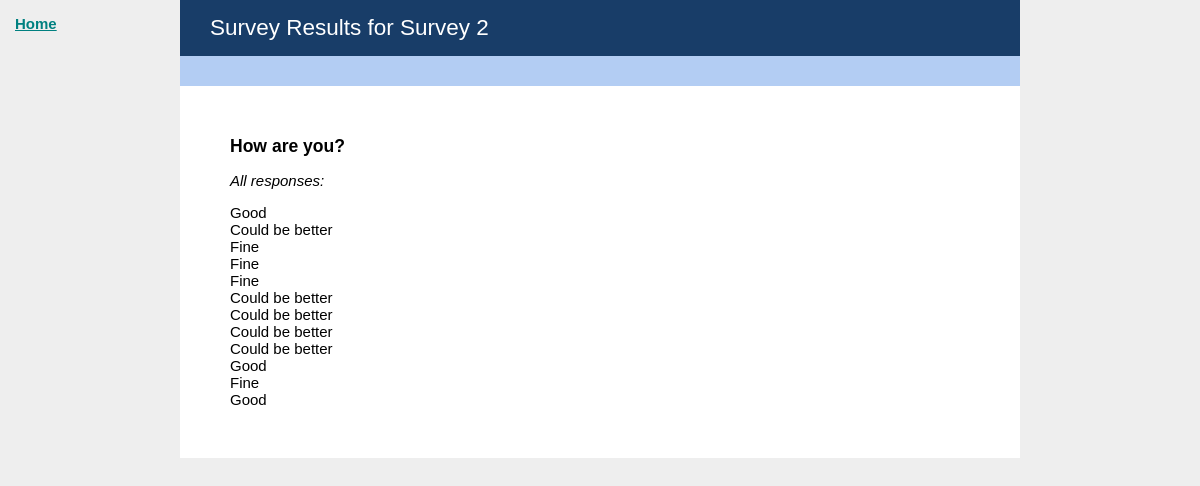
Screenshot of /results/2/ with the database file from the repository.
### core/models.py (models this page shows, shortened)
class Survey(models.Model):
    survey_id = models.AutoField(primary_key=True)
    survey_name = models.CharField(max_length=50)

class Question(models.Model):
    question_id = models.AutoField(primary_key=True)
    survey_id = models.ForeignKey('Survey')
    question_type = models.CharField(max_length=20)
    question_order = models.IntegerField()
    question_text = models.CharField(max_length=200, default="Question text.")
    class Meta:
        ordering = ['question_order']
    def getResponses(self):
        return Response.objects.all().filter(question_id = self.question_id)

class Response(models.Model):
    response_id = models.AutoField(primary_key=True)
    response_group_id = models.IntegerField(default=0)
    answer_id = models.ForeignKey('Answer')
    question_id = models.ForeignKey('Question')
    def getResponsesInGroup(self):
        return Response.objects.all().filter(response_group_id = self.response_group_id).filter(question_id = self.question_id)
    def __unicode__(self):
     return '%s' % (self.answer_id)

class Answer(models.Model):
    answer_id = models.AutoField(primary_key=True)
    question_id = models.ForeignKey('Question')
    answer_order = models.IntegerField(default=0)
    answer_text = models.CharField(max_length=200)
    class Meta:
        ordering = ['answer_order']
    def __unicode__(self):
        return self.answer_text

### core/views.py (the view)
# urls.py: url(r'^results/(?P<surveyID>[0-9]+)/$', core.views.view_results),
def view_results(request, surveyID):
    survey_obj = Survey.objects.raw('SELECT * FROM core_survey WHERE survey_id =  %s', [surveyID])[0]
    survey_questions = Question.objects.all().filter(survey_id=surveyID).order_by('question_order')
    showPopular = True if survey_obj.survey_id == 1 else False
    return render(request, 'results.html', { 'survey_data': survey_obj, 'survey_questions': survey_questions, 'showPopular':showPopular })

### betterhelp_exercise/templates/results.html (shortened to what this page needs)
{% extends "base.html" %}
{% block content %}
    <header>
        <h1>Survey Results for {{ survey_data.survey_name}}</h1>
    </header>
    <section>
    {% for question in survey_questions %}
        {% if question.question_text != "What is your gender?" %}
            <h3>{{ question.question_text }}</h3>
            {% if showPopular %}
                <p>
                    <em>Most popular answer for males:</em> {% for answer in question.getMostPopMaleAnswer %} {{answer.answer_text}} {% endfor %}
                </p>
                <p>
                    <em>Most popular answer for females:</em> {% for answer in question.getMostPopFemaleAnswer %} {{answer.answer_text}} {% endfor %}
                </p>
            {% else %}
                <p><em>All responses:</em></p>
                {% for response in question.getResponses %}
                    {{ response }}<br />
                {% endfor %}
            {% endif %}
        {% endif %}
    {% endfor %}
    </section>
{% endblock %}

### betterhelp_exercise/templates/base.html (style rules this page uses)
* { box-sizing: border-box; }
html { font-size: 100%; overflow-y: scroll; -webkit-text-size-adjust: 100%; -ms-text-size-adjust: 100%; }
body { font-size: 15px; font-family: arial, sans-serif; margin: 0; padding: 0; background-color: #eee; }
header { background-color: #183D68; color: #fff; border-bottom: 30px solid #B3CDF3; }
header h1 { font-weight: 400; padding: 15px 30px; margin: 0; font-size: 1.5em; }
section { padding: 0px 50px 50px; }
em { margin-right: 20px; }
h3 { margin: 50px 0 0; }

### rows the page displays
Survey: survey_name "Survey 2"
Question: question_text "How are you?"
Response: answer_id.answer_text "Good"
Response: answer_id.answer_text "Could be better"
Response: answer_id.answer_text "Fine"
Response: answer_id.answer_text "Fine"
Response: answer_id.answer_text "Fine"
Response: answer_id.answer_text "Could be better"
Response: answer_id.answer_text "Could be better"
Response: answer_id.answer_text "Could be better"
Response: answer_id.answer_text "Could be better"
Response: answer_id.answer_text "Good"
Response: answer_id.answer_text "Fine"
Response: answer_id.answer_text "Good"
